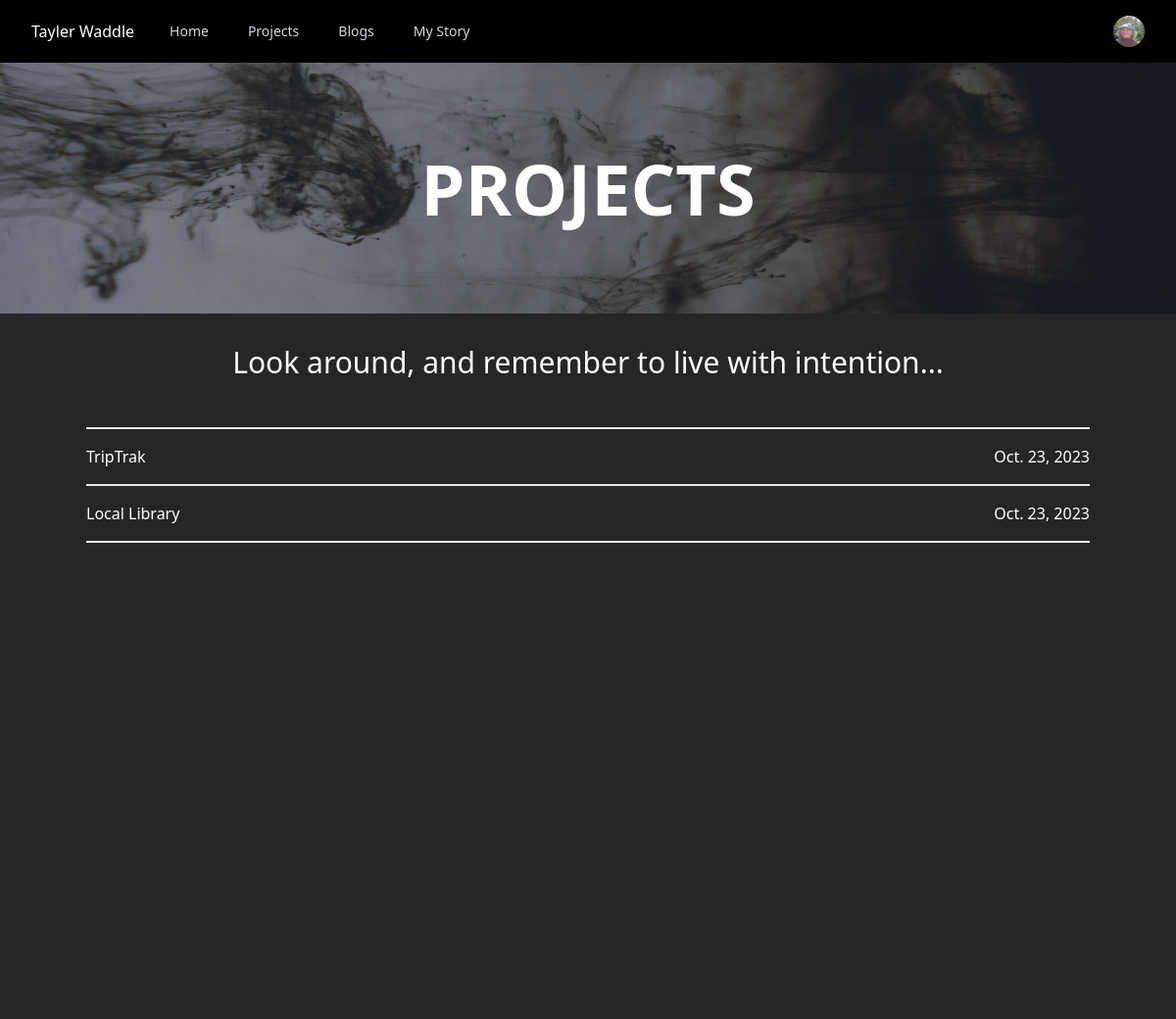
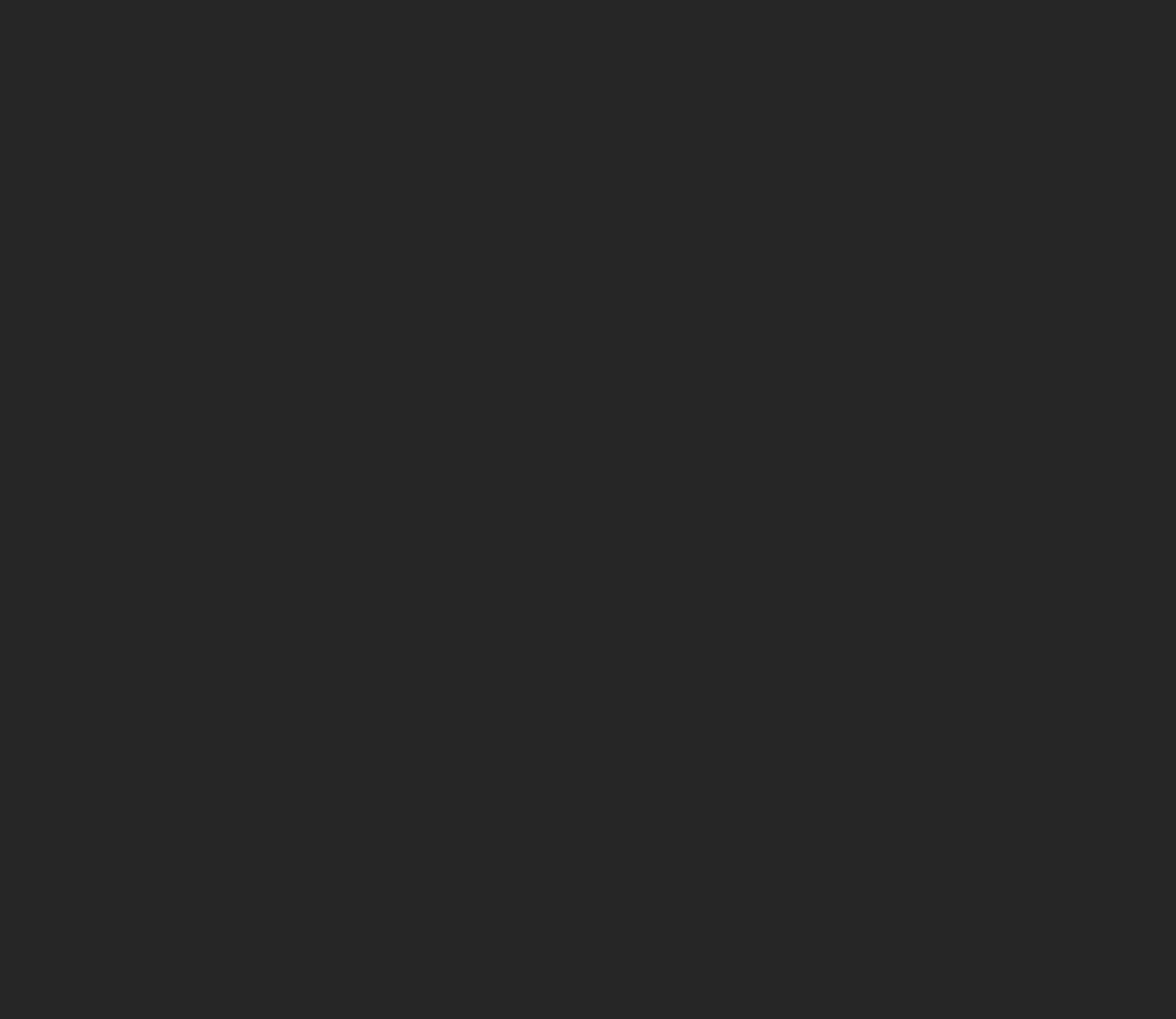
/projects/, run on the app's committed database (2 pictures, top to bottom).
### portfolio/models.py (models this page shows, shortened)
class Project(models.Model):
    title = models.CharField(max_length=50)
    description = models.TextField(max_length=300, blank=True, null=True, default="default description  -  jkfhbsvliughflkjwshbkuifgbvlsghglifvbksuyhrglbwelsuihgbliuhwliuhgri")
    date_created = models.DateField(blank=True, null=True, default="2023-10-23")
    git_link = models.URLField(max_length=200, default="https://www.google.com/", blank=True, null=True)
    image = models.ImageField(upload_to="static/", blank=True, null=True)

### portfolio/views.py (the view)
# urls.py: path('projects/', ProjectListView.as_view(), name="projects"),
class ProjectListView(ListView):
    model = Project

### portfolio/templates/portfolio/project_list.html (shortened to what this page needs)
{% extends "portfolio/_base.html" %}
{% load static %}
{% block content %}
  <header>
    <div class="w-full bg-cover bg-center" style="height:16rem; background-image: url({% static 'portfolio/index_bg.jpg' %});">
        <div class="flex items-center justify-center h-full w-full bg-gray-900 bg-opacity-50">
            <div class="text-center">
                <h1 class="text-white text-2xl font-semibold uppercase md:text-7xl">Projects</h1>
            </div>
        </div>
    </div>
  </header>
  <div class="h-screen bg-[#262626]">
    <h1 class="text-white flex-1 flex items-center justify-center text-3xl py-8">Look around, and remember to live with intention...</h1>
    <div class="container mx-auto text-white">
      {% for project in project_list %}
        <div class="container mx-auto text-white ">
          <hr class="mx-auto h-0.5 w-full my-4 bg-gray-200 border-0 dark:bg-gray-700">
            <div class="flex justify-between">
              <span class="inline"><a href="{% url 'project-details' project.pk %}">{{project.title}}</a></span>
              <span class="inline">{{project.date_created}}<span>
            </div>
        </div>
        {% endfor %}
        <hr class="mx-auto h-0.5 w-full my-4 bg-gray-200 border-0 dark:bg-gray-700">
    </div>
  </div>
  {% endblock %}

### data on the page
Project: title "TripTrak", date_created "Oct. 23, 2023"
Project: title "Local Library", date_created "Oct. 23, 2023"
